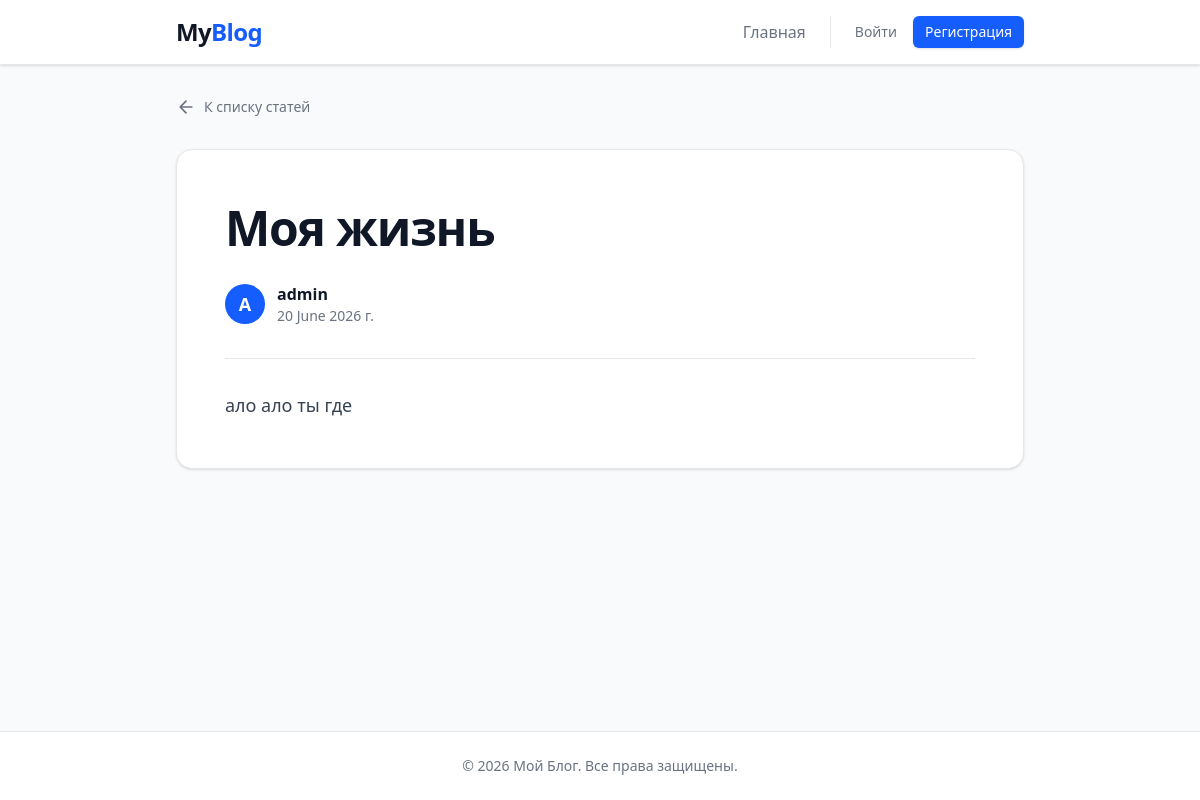
The app's page /moia-zhizn-2/ with its own data.
### blog/models.py (models this page shows, shortened)
class Post(models.Model):
    class Status(models.TextChoices):
        DRAFT = 'draft', 'Черновик'
        PUBLISHED = 'published', 'Опубликован'
    title = models.CharField(max_length=200)
    slug = models.SlugField(max_length=200, unique=True)
    author = models.ForeignKey(
        settings.AUTH_USER_MODEL,
        on_delete=models.CASCADE,
        related_name="posts",
    )
    body = models.TextField()
    status = models.CharField(
        max_length=10,
        choices=Status.choices,
        default=Status.DRAFT,
    )
    created_at = models.DateTimeField(auto_now_add=True)
    updated_at = models.DateTimeField(auto_now=True)
    class Meta:
        ordering = ['-created_at']

### blog/views.py (the view)
# urls.py: path('<slug:slug>/', views.PostDetailView.as_view(), name='post_detail'),
class PostDetailView(DetailView):
    template_name = 'blog/post_detail.html'
    context_object_name = 'post'
    def get_queryset(self):
        return Post.objects.filter(status=Post.Status.PUBLISHED)

### templates/blog/post_detail.html (shortened to what this page needs)
{% extends 'base.html' %}
{% block content %}
    <nav aria-label="Панель действий поста" class="flex justify-between items-center mb-8">
        <a href="{% url 'blog:post_list' %}" class="inline-flex items-center text-sm font-medium text-gray-500 hover:text-blue-600 transition-colors">
            <svg aria-hidden="true" class="w-5 h-5 mr-2" fill="none" stroke="currentColor" viewBox="0 0 24 24" stroke-width="2" stroke-linecap="round" stroke-linejoin="round">
                <path d="M19 12H5M12 19l-7-7 7-7"/>
            </svg>
            К списку статей
        </a>
    </nav>
    <article class="bg-white p-8 md:p-12 rounded-2xl shadow-sm border border-gray-200">
        <header class="mb-8 pb-8 border-b border-gray-200">
            <h1 class="text-4xl md:text-5xl font-extrabold text-gray-900 leading-tight tracking-tight mb-6">
                {{ post.title }}
            </h1>
            <address class="flex items-center gap-3 text-gray-500 not-italic">
                <div class="w-10 h-10 bg-blue-600 text-white rounded-full flex items-center justify-center font-bold text-lg" aria-hidden="true">
                    {{ post.author.username.0|upper }}
                </div>
                <div class="flex flex-col">
                    <span class="font-semibold text-gray-900">
                        <span class="sr-only">Автор:</span> {{ post.author.username }}
                    </span>
                    <time datetime="{{ post.created_at|date:'c' }}" class="text-sm">
                        {{ post.created_at|date:"j E Y г." }}
                    </time>
                </div>
            </address>
        </header>
        <div class="text-lg text-gray-700 leading-relaxed space-y-6">
            {{ post.body|linebreaks }}
        </div>
    </article>
{% endblock content %}

### records on screen
Post: title "Моя жизнь", author.username.0 "A", author.username "admin", created_at "20 June 2026 г.", body "ало ало ты где"
